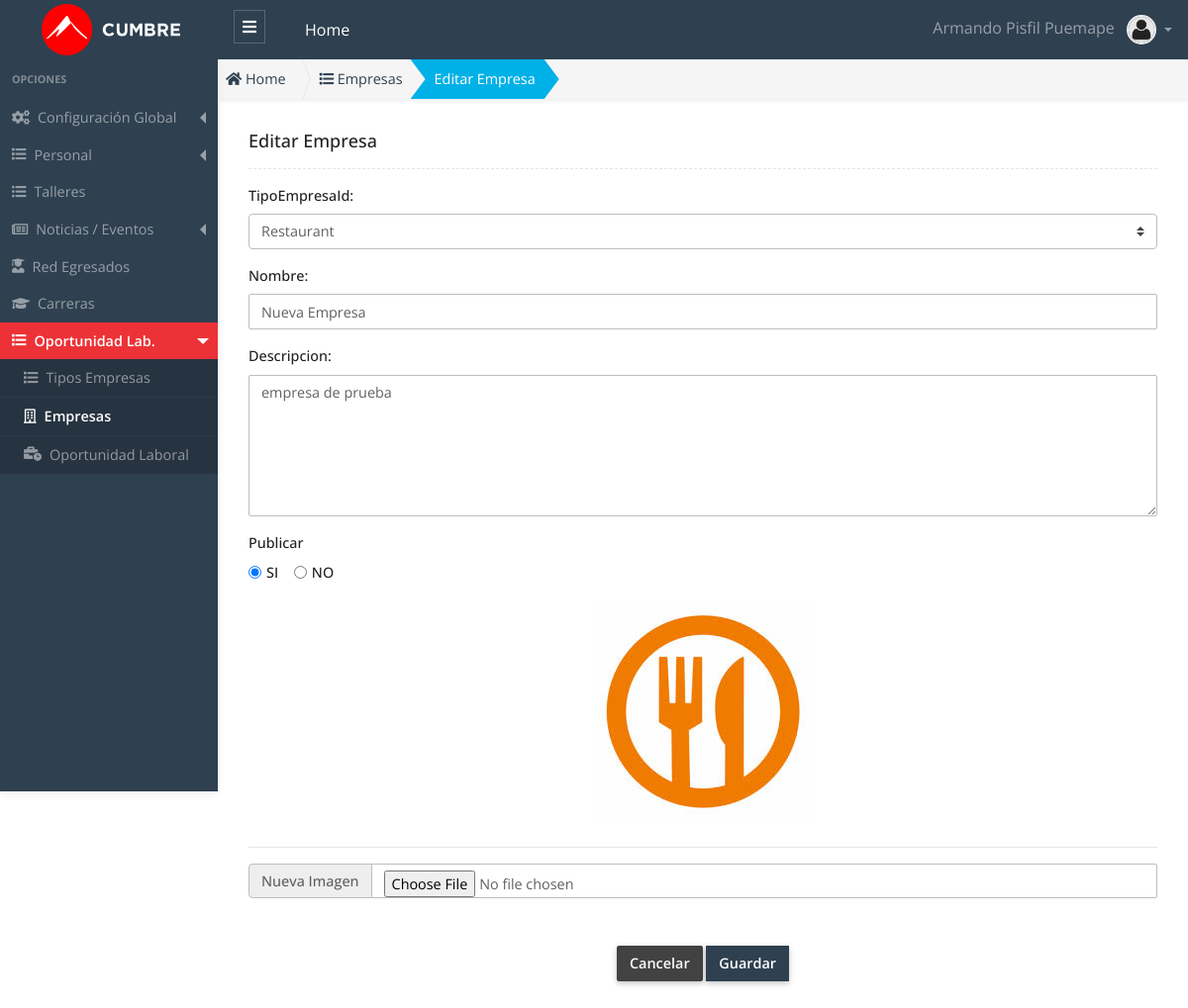
The app's page /public/admin/empresa/editar.php?id=2 (signed in) with its own data.
### tables this page shows
CREATE TABLE `empresa` (
  `empresa_id` int(10) unsigned NOT NULL AUTO_INCREMENT,
  `tipo_empresa_id` int(10) unsigned NOT NULL,
  `nombre` varchar(255) NOT NULL DEFAULT '',
  `descripcion` text,
  `imagen` varchar(255) NOT NULL DEFAULT '',
  `publicar` char(1) DEFAULT 'S',
  `estado` tinyint(4) NOT NULL DEFAULT '1',
  `created_up` timestamp NULL DEFAULT CURRENT_TIMESTAMP ON UPDATE CURRENT_TIMESTAMP,
  PRIMARY KEY (`empresa_id`)
);

CREATE TABLE `tipo_empresa` (
  `tipo_empresa_id` int(10) unsigned NOT NULL AUTO_INCREMENT,
  `descripcion` varchar(255) NOT NULL,
  `glosa` varchar(255) NOT NULL DEFAULT '',
  `estado` tinyint(4) unsigned DEFAULT '1',
  `created_up` timestamp NULL DEFAULT CURRENT_TIMESTAMP ON UPDATE CURRENT_TIMESTAMP,
  PRIMARY KEY (`tipo_empresa_id`)
);

### public/app/database/Connection.php (called while the page is built, shortened)
<?php
Class Connection
{
  protected $db_host   = 'localhost';
  protected $db_user   = 'root';
  protected $db_pass   = '';
  protected $db_name   = 'escuelac_w_ne16';
  protected $db_port   = '3306';
  protected $db_driver = 'mysql';
  protected $query  = '';
  protected $rows   = array();
  protected $conn   = null  ;
  private function openConnection()
  {
    $str_conn = $this->db_driver.":host=".$this->db_host.";port=".$this->db_port.";dbname=" .$this->db_name;
    $this->conn = new PDO($str_conn,$this->db_user,$this->db_pass);
    $this->conn->setAttribute(PDO::ATTR_ERRMODE, PDO::ERRMODE_EXCEPTION);
    $this->conn->query("SET NAMES 'utf8'");
    return $this->conn ;
  }
  protected function executeQuery()
  {
    $rows = array();
    if( $this->conn == null )
    {
      $this->openConnection();
    }
    $stm = $this->conn->prepare($this->query);
    $this->status = $stm->execute() ;
    if($this->status)
    {
      $column_count = $stm->columnCount() ;
      if ($column_count > 0)
      {
        $rows  = $stm->fetchAll(PDO::FETCH_ASSOC) ;
      }
    }
    $this->rows =  $rows ;
  }
  protected function executeFind()
  {
    try{
      $this->executeQuery();
      if(count($this->rows) == 1 )
      {
        $this->rows = $this->rows[0] ;
      }
    }catch(exception $e){
      throw new Exception($e->getMessage());
    }
  }
}

### public/app/models/TipoEmpresa.php (called while the page is built, shortened)
<?php
class TipoEmpresa extends Connection {
  public function getByEstado($bean_tipo_empresa)
  {
    try{
      $estado = $bean_tipo_empresa->getEstado() ;
      $this->query = "SELECT * FROM tipo_empresa
                      WHERE estado = '$estado'; ";
      $this->executeQuery();
      $data = $this->rows ;
      return $data;
    }catch(exception $e){
      throw new Exception($e->getMessage());
    }
  }
}

### public/app/beans/BeanTipoEmpresa.php (called while the page is built, shortened)
<?php
class BeanTipoEmpresa{
    private $estado = 1 ;
    public function setEstado($estado_)
    {
        $this->estado = Validation::validate( $estado_ );
    }
    public function getEstado()
    {
        return $this->estado;
    }
}

### public/app/helpers/Validation.php (called while the page is built)
<?php
class Validation {
	static public function validate($cadena){
		$cadena = htmlspecialchars($cadena);
		$cadena = trim($cadena);
		$cadena = stripslashes($cadena);
		$cadena = nl2br($cadena);
		return $cadena;
	}
}

### public/app/controllers/TipoEmpresaController.php (called while the page is built, shortened)
<?php
 class TipoEmpresaController
{
  public function getByEstado( $params = array() )
  {
    try
    {
      extract($params) ;
      $tipo_empresa  = new TipoEmpresa();
      $bean_tipo_empresa = new BeanTipoEmpresa();
      $bean_tipo_empresa->setEstado($estado);
      $data = $tipo_empresa->getByEstado($bean_tipo_empresa);
      return $data ;
    }
    catch (Exception $e)
    {
      throw new Exception($e->getMessage());
    }
  }
}

### public/app/autoload.php (called while the page is built, shortened)
<?php
	function loadModelFiles($file_name){
		$fullpath = APP.'models'.DS. $file_name . '.php' ;
	}
	function loadBeanFiles($file_name){
		$fullpath = APP.'beans'.DS. $file_name . '.php' ;
	}
	function loadControllerFiles($file_name){
		$fullpath = APP.'controllers'.DS. $file_name . '.php' ;
	}
	function loadHelperFiles($file_name){
		$fullpath = APP.'helpers'.DS. $file_name . '.php' ;
	}
	function loadAuthFiles($file_name){
		$fullpath = APP.'auth'.DS. $file_name . '.php' ;
	}
	function loadDataBaseFiles($file_name){
		$fullpath = APP.'database'.DS. $file_name . '.php' ;
	}

### public/app/controllers/EmpresaController.php (called while the page is built, shortened)
<?php
 class EmpresaController
{
  public function find($id)
  {
    try
    {
      $empresa  = new Empresa();
      $bean_empresa = new BeanEmpresa();
      $bean_empresa->setEmpresaId($id);
      $data = $empresa->find( $bean_empresa) ;
      return $data;
    }
    catch (Exception $e)
    {
      throw new Exception($e->getMessage());
    }
  }
}

### public/app/beans/BeanEmpresa.php (called while the page is built, shortened)
<?php
class BeanEmpresa{
    private $empresa_id;
    public function setEmpresaId($empresa_id_)
    {
        $this->empresa_id = Validation::validate( $empresa_id_ );
    }
    public function getEmpresaId()
    {
        return $this->empresa_id;
    }
}

### public/app/models/Empresa.php (called while the page is built, shortened)
<?php
class Empresa extends Connection {
  public function __construct($cnx  = null)
  {
    $this->conn = $cnx;
  }
  public function find($bean_empresa)
  {
    try{
      $empresa_id = $bean_empresa->getEmpresaId();
      $this->query = "SELECT * FROM empresa WHERE empresa_id = '$empresa_id' LIMIT 1; ";
      $this->executeFind();
      $data = $this->rows ;
      return $data;
    }catch(exception $e){
      throw new Exception($e->getMessage());
    }
  }
}

### public/admin/empresa/editar.php (the view, shortened to what this page needs)
<?php
  $id = !empty($_GET["id"]) ? $_GET["id"] : 0;
  require_once "../../app/autoload.php";
  $empresa_controller = new EmpresaController();
  $empresa = $empresa_controller->find($id);
  $publicar = trim($empresa["publicar"]);
  $si = "";
  $no = "";
  if ($publicar == "S") {
      $si = "checked='checked'";
  } elseif ($publicar == "N") {
      $no = "checked='checked'";
  }
  $estado = 1 ;
  $params = array(
              'estado' => $estado,
            );
  $tipo_empresa_controller = new TipoEmpresaController();
  $tipo_empresas = $tipo_empresa_controller->getByEstado($params);
  $title_page = "Empresa";
?>
<!DOCTYPE html>
<html lang="es">
<head>
  <?php
    require_once "../layout/head_links.phtml";
  ?>
</head>
<body>
  <?php require "../layout/header.phtml"; ?>
  <div class="app-wrap">
    <?php require_once "../layout/sidebar.phtml";?>
    <main role="main" class="main">
      <nav class="full-content" aria-label="breadcrumb">
        <ol class="breadcrumb breadcrumb-shape shadow-sm radius-0">
          <li class="breadcrumb-item">
            <a href="admin">
              <i class="fas fa-home"></i> Home
            </a>
          </li>
          <li class="breadcrumb-item">
            <a href="admin/empresa/empresa.php">
              <i class="fas fa-list"></i>
              <?php echo $title_page ;?>s
            </a>
          </li>
          <li class="breadcrumb-item active bg-info text-white" aria-current="page">
            Editar <?php echo $title_page; ?>
          </li>
        </ol>
      </nav>
      <div class="container py-2 py-md-3">
        <div class="row">
          <div class="col-12">
            <h5 class="page-header-title">Editar <?php echo $title_page; ?> </h5>
            <hr class="hr dashed">
          </div>
        </div>
        <div class="row">
          <div class="col-12">
            <form action="admin/empresa/update.php" method="POST" enctype="multipart/form-data">
              <div class="row">
              <div class="col-md-12">
                <div class="form-group">
                  <label for="tipo_empresa_id">TipoEmpresaId: </label>
                  <select class="custom-select" name="tipo_empresa_id" id="tipo_empresa_id" placeholder="TipoEmpresaId">
                    <?php foreach ($tipo_empresas as &$row) {?>
                      <option value="<?php echo $row["tipo_empresa_id"]; ?>" <?php if($row["tipo_empresa_id"] == $empresa["tipo_empresa_id"] ) echo 'selected="selected"' ?> ><?php echo $row["descripcion"]; ?></option>
                    <?php } ?>
                  </select>
                </div>
              </div>
              <div class="col-md-12">
                <div class="form-group">
                  <label for="nombre">Nombre: </label>
                  <input type="text" class="form-control" name="nombre" id="nombre" placeholder="Nombre" value="<?php echo $empresa['nombre']; ?>">
                </div>
              </div>
              <div class="col-md-12">
                <div class="form-group">
                  <label for="descripcion">Descripcion: </label>
                  <textarea class="form-control ckeditor" name="descripcion" id="descripcion" placeholder="Descripcion" cols="30" rows="6"><?php echo htmlspecialchars_decode($empresa['descripcion']); ?></textarea>
                </div>
              </div>
              <div class="col-md-12">
                <div class="form-group">
                  <label for="email" class="d-block">Publicar </label>
                  <div class="form-check form-check-inline">
                    <input class="form-check-input" type="radio" name="publicar" id="si" value="S" <?php echo $si; ?> >
                    <label class="form-check-label" for="si">SI</label>
                  </div>
                  <div class="form-check form-check-inline">
                    <input class="form-check-input" type="radio" name="publicar" id="no" value="N" <?php echo $no; ?> >
                    <label class="form-check-label" for="no">NO</label>
                  </div>
                </div>
              </div>
              <div class="col-md-12 text-center">
                <img src="<?php echo $empresa['imagen'] ?>" class="img-fluid img-view-edit mb-2">
              </div>
                <div class="col-12 mb-3">
                  <hr>
                  <div class="form-group">
                    <div class="input-group mb-2">
                      <div class="input-group-prepend">
                        <label class="input-group-text" for="imagen">Nueva Imagen</label>
                      </div>
                      <input data-file-img="images" type="file" class="form-control" name="imagen" id="imagen" placeholder="Imagen" accept="image/*">
                    </div>
                  </div>
                </div>
              </div>
              <div class="w-100 text-center">
                <a href="admin/empresa/empresa.php" type="button" class="btn btn-dark ">Cancelar</a>
                <button type="submit" class="btn btn-primary rounded-0  ">Guardar</button>
              </div>
            </form>
          </div>
        </div>
      </div>
    </main>
  </div>
</body>
</html>

### records on screen
empresa: tipo_empresa_id "Restaurant", nombre "Nueva Empresa", descripcion "empresa de prueba", imagen (picture)

### other values on screen
$_SESSION['USER']['nombre'] "Armando"
$_SESSION['USER']['apellidos'] "Pisfil Puemape"
$title_page "Empresa"
